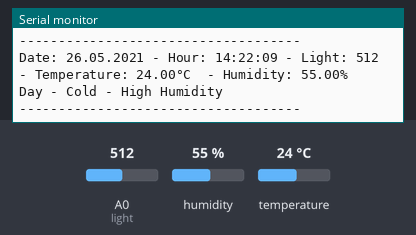
This sketch was run on a simulated Arduino Uno, built with avr-gcc and run on an emulated ATmega328P. Shown: the last lines printed to the serial monitor. The inputs (shaded band) are chosen by the test bench; at power-on: humidity 55 %, A0 (light) = 512, temperature 24 °C.

Above: at 6.9 s.
7.0 s: humidity set to 22 %
At 9.37 s:
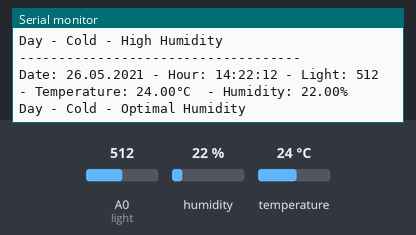
13.9 s: A0 (light) set to 390
At 15.62 s:
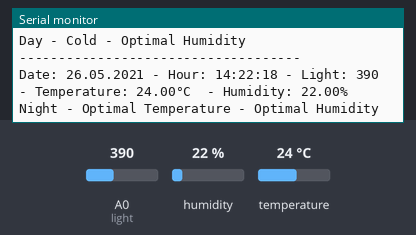
20.2 s: temperature set to 12 °C
At 21.9 s:
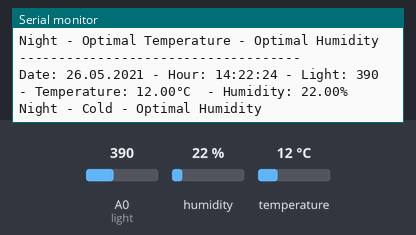
26.5 s: humidity set to 40 %
At 28.15 s:
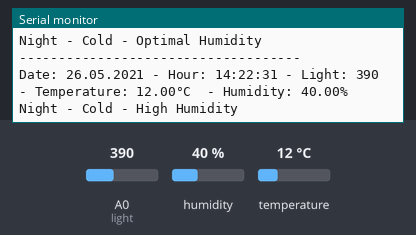
32.7 s: temperature set to 28 °C
At 34.4 s:
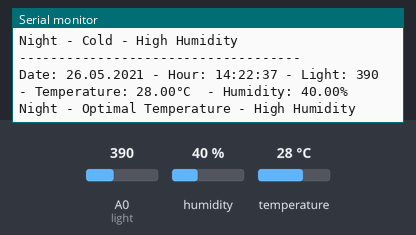
39.0 s: A0 (light) set to 410
At 40.67 s:
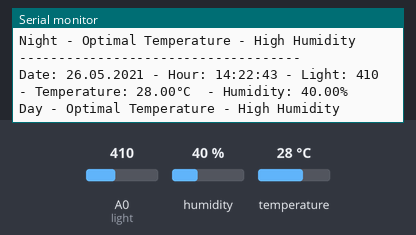
Timing chart, 0 to 42.2 s (numbered marks = the images above; inputs shaded):
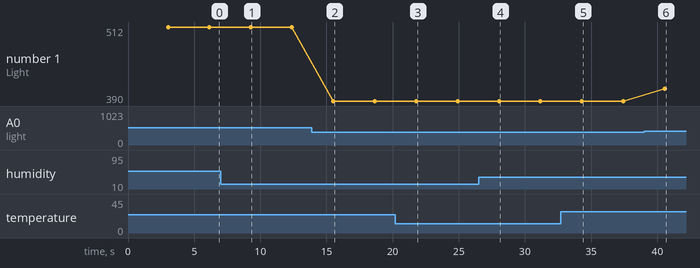

Measured:
- after the input at 7.0 s, the serial monitor: prints a new line after 2.3 s (image 1)
- after the input at 13.9 s, the serial monitor: prints a new line after 1.6 s (image 2)
- after the input at 20.2 s, the serial monitor: prints a new line after 1.6 s (image 3)
- after the input at 26.5 s, the serial monitor: prints a new line after 1.6 s (image 4)
- after the input at 32.7 s, the serial monitor: prints a new line after 1.6 s (image 5)
- after the input at 39.0 s, the serial monitor: prints a new line after 1.6 s (image 6)
- plotted number 1: 512 → 390 after the input at 13.9 s, 390 → 410 after the input at 39.0 s

The sketch:

BabyRoom_Monitoring_Code.ino
```cpp
/*
  Outher: Vedat Özcan
  -> References: https://www.arduino.cc/reference/en/
  -> Reference_1: https://forum.arduino.cc/t/rtc-library-with-day-number-of-year/401450
  -> Reference_2: https://forum.arduino.cc/t/using-millis-for-timing-a-beginners-guide/483573/2

  Thresholds are:
  -> Humidity ϵ [30%, 50%] → “Optimal Humidity”
  -> Humidity < 30% → “Low Humidity”
  -> Humidity > 50% → “High Humidity”
  -> Light >= 400 → “Day”
  -> Light < 400 → “Night”
  -> Temperature during Day ϵ [20°C, 24°C] → “Optimal Temperature”
  -> Temperature during Day < 20°C → “Cold”
  -> Temperature during Day > 24°C → “Hot”
  -> Temperature during Night ϵ [18°C, 21°C] → “Optimal Temperature”
  -> Temperature during Night < 18°C → “Cold”
  -> Temperature during Night > 21°C → “Hot”

  In the environment where the sensor is located:
  -> Humidity ϵ [20%, 35%] → “Optimal Humidity”
  -> Humidity < 20% → “Low Humidity”
  -> Humidity > 35% → “High Humidity”
  -> Light >= 400 → “Day”
  -> Light < 400 → “Night”
  -> Temperature during Day ϵ [28°C, 32°C] → “Optimal Temperature”
  -> Temperature during Day < 28°C → “Cold”
  -> Temperature during Day > 32°C → “Hot”
  -> Temperature during Night ϵ [24°C, 28°C] → “Optimal Temperature”
  -> Temperature during Night < 24°C → “Cold”
  -> Temperature during Night > 28°C → “Hot”

*/

#include <DHT.h>
#include <DHT_U.h>


#define DHTPIN 3       // digital pin connected to the DHT sensor
#define DHTTYPE DHT11  // the type of sensor in use

DHT dht(DHTPIN, DHTTYPE); // initialize DHT sensor.

int lightValue; // the variable that holds the light value
float humidity; // the variable that holds the humidity value
float temperature; // the variable that holds the temperature value

String l, h, t; // variables that hold the information message that the light, temperature and humidity values correspond to


String CURRENT_TIME = "2021.05.26 - 14:22:03";

/* Parsing date and converting to integer */
int year = CURRENT_TIME.substring(0,4).toInt();
int month = CURRENT_TIME.substring(5,7).toInt();
int day = CURRENT_TIME.substring(8,10).toInt();

/* Parsing time and converting to integer */
int hour = CURRENT_TIME.substring(13,15).toInt();
int minute = CURRENT_TIME.substring(16,18).toInt();
int sec = CURRENT_TIME.substring(19,21).toInt();

/* These variables were kept to increment the seconds value
   one by one and update the time and date */
unsigned long startMillis;
unsigned long currentMillis;
const unsigned long period = 1000;

/* These variables were kept to switch screens
   at intervals of 3 seconds */
unsigned long currentTime;
const unsigned long interval = 3000;


void setup() {
  Serial.begin(9600);
  dht.begin();
}

void loop() {

    currentTime = millis(); // take the start time
    while(millis() - currentTime <= interval){
      updateSerialMonitor(); // update the time and show information after 3 seconds
    }
    cal_light_humidity_temperature(); // show information of baby room

}


void cal_light_humidity_temperature(){
  lightValue = analogRead(A0); // reading light value
  humidity = dht.readHumidity(); // reading humidity
  temperature = dht.readTemperature(); // reading temperature as Celsius (the default)

  if (isnan(humidity) || isnan(temperature)) { // Check if any reads failed and exit early (to try again).
    Serial.println(F("Failed to read from DHT sensor!"));
    return;
  }

  if(humidity < 20.00)
    h = "Low Humidity";
  else if(humidity > 35.00)
    h = "High Humidity";
  else
    h = "Optimal Humidity";


  if(lightValue >= 400)
    l = "Day";
  else if(lightValue < 400)
    l = "Night";


  if(l == "Day"){
    if(temperature < 28)
      t = "Cold";
    else if(temperature > 32)
      t = "Hot";
    else
      t = "Optimal Temperature";
  }
  else if(l == "Night"){
    if(temperature < 24)
      t = "Cold";
    else if(temperature > 28)
      t = "Hot";
    else
      t = "Optimal Temperature";
  }

  Serial.print("Date: ");
  if(day < 10)
    Serial.print("0");
  Serial.print(day);
  Serial.print(".");
  if(month < 10)
     Serial.print("0");
  Serial.print(month);
  Serial.print(".");
  Serial.print(year);
  Serial.print(" - ");

  Serial.print("Hour: ");
  if(hour < 10)
    Serial.print("0");
  Serial.print(hour);
  Serial.print(":");
  if(minute < 10)
     Serial.print("0");
  Serial.print(minute);
  Serial.print(":");
  if(sec < 10)
     Serial.print("0");
  Serial.print(sec);
  Serial.print(" - ");

  Serial.print("Light: ");
  Serial.print(lightValue);
  Serial.print(" - ");

  Serial.print(F("Temperature: "));
  Serial.print(temperature);
  Serial.print(F("°C "));
  Serial.print(" - ");

  Serial.print(F("Humidity: "));
  Serial.print(humidity);
  Serial.println("%");

  Serial.print(l);
  Serial.print(" - ");
  Serial.print(t);
  Serial.print(" - ");
  Serial.println(h);
  Serial.println("------------------------------------");

}

/* The function that updates the Serial Monitor */
void updateSerialMonitor(){
  currentMillis = millis();
  if(currentMillis - startMillis >= period){
    // increase 1 second every 1000 milliseconds
    sec++;
    if(sec == 60){
      sec = 0;
        // when 60 seconds have passed, increase the minute by 1
      minute++;
    }
    if(minute == 60){
      minute = 0;
        // when 60 minutes have passed, increase the hour by 1
      hour++;
    }
    if(hour == 24){
      hour = 0;
       /* Look at what day of the month after 24 hours.
          If it is the last day of any month, set the day to 1.
          Otherwise increase 1 */
      if(day == getDaysInMonth(month,year)){
          day = 1;
           /* If it is the end of the 12th month, increase
              the year by 1 and make the month value 1.
              Otherwise, increase the month value by 1 */
          if(month == 12){
        month = 1;
          year++;
          }
            else
              month++;
      }
        else
          day++;
    }
    startMillis = currentMillis;
  }
}

/* Function that returns the days of the
   week using the Gregorian Calendar formula */
int getWeekDay(int day, int month, int year){
  if (month <= 2){
    month += 12;
    --year;
  }
  int j = year % 100;
  int e = year / 100;
  return (((day + (((month + 1) * 26) / 10) + j + (j / 4) + (e / 4) - (2 * e)) - 2) % 7);
}

/* The function that returns the total
   number of days of the relevant year */
int getDayOfYear(const int day, const int month, const int year){
  int d = day;
  int m = month;
  while(--m)
    d += getDaysInMonth(m, year);
  return d;
}

/* Function that returns whether February is 29 days or not */
bool isLeapYear(const int year){
  return ((year % 400 == 0) || (year % 4 == 0 && year % 100 != 0));
}

/* Function that returns how many days the months are */
int getDaysInMonth(const int month, const int year){
  if (month == 2)
    return isLeapYear(year) ? 29 : 28;
  else if (month == 4 || month == 6 || month == 9 || month == 11)
      return 30;
  return 31;
}
```
